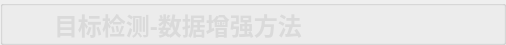
        <widget class="QGroupBox" name="groupBox">
         <property name="minimumSize">
          <size>
           <width>0</width>
           <height>45</height>
          </size>
         </property>
         <property name="maximumSize">
          <size>
           <width>16777215</width>
           <height>45</height>
          </size>
         </property>
         <property name="styleSheet">
          <string notr="true">#groupBox{
background-color: rgba(75, 75, 75, 200);
border: 0px solid #42adff;
border-left: 0px solid rgba(29, 83, 185, 255);
border-right: 0px solid rgba(29, 83, 185, 255);
border-bottom: 1px solid rgba(200, 200, 200,100);
;
border-radius:0px;}</string>
         </property>
         <property name="title">
          <string/>
         </property>
         <layout class="QHBoxLayout" name="horizontalLayout">
          <property name="spacing">
           <number>0</number>
          </property>
          <property name="topMargin">
           <number>0</number>
          </property>
          <property name="bottomMargin">
           <number>0</number>
          </property>
          <item>
           <widget class="QLabel" name="label_7">
            <property name="minimumSize">
             <size>
              <width>40</width>
              <height>40</height>
             </size>
            </property>
            <property name="maximumSize">
             <size>
              <width>40</width>
              <height>40</height>
             </size>
            </property>
            <property name="styleSheet">
             <string notr="true">image: url(:/img/icon/conan.png);</string>
            </property>
            <property name="text">
             <string/>
            </property>
           </widget>
          </item>
          <item>
           <widget class="QLabel" name="label_4">
            <property name="styleSheet">
             <string notr="true">QLabel
{
	font-size: 24px;
	font-family: &quot;Microsoft YaHei&quot;;
	font-weight: bold;
 		border-radius:9px;
		background:rgba(66, 195, 255, 0);
color: rgb(218, 218, 218);
}
</string>
            </property>
            <property name="text">
             <string>目标检测-数据增强方法</string>
            </property>
           </widget>
          </item>
          <item>
           <spacer name="horizontalSpacer">
            <property name="orientation">
             <enum>Qt::Horizontal</enum>
            </property>
            <property name="sizeHint" stdset="0">
             <size>
              <width>40</width>
              <height>20</height>
             </size>
            </property>
           </spacer>
          </item>
          <item>
           <layout class="QHBoxLayout" name="horizontalLayout_5">
            <property name="spacing">
             <number>0</number>
            </property>
            <item>
             <widget class="QPushButton" name="minButton">
              <property name="minimumSize">
               <size>
                <width>50</width>
                <height>28</height>
               </size>
              </property>
              <property name="maximumSize">
               <size>
                <width>50</width>
                <height>28</height>
               </size>
              </property>
              <property name="styleSheet">
               <string notr="true">QPushButton {
border-style: solid;
border-width: 0px;
border-radius: 0px;
background-color: rgba(223, 223, 223, 0);}
QPushButton::focus{outline: none;}
QPushButton::hover {
border-style: solid;
border-width: 0px;
border-radius: 0px;
background-color: rgba(223, 223, 223, 150);}</string>
              </property>
              <property name="text">
               <string/>
              </property>
              <property name="icon">
               <iconset>
                <normaloff>:/img/icon/最小化.png</normaloff>:/img/icon/最小化.png</iconset>
              </property>
             </widget>
            </item>
            <item>
             <widget class="QPushButton" name="maxButton">
              <property name="minimumSize">
               <size>
                <width>50</width>
                <height>28</height>
               </size>
              </property>
              <property name="maximumSize">
               <size>
                <width>50</width>
                <height>28</height>
               </size>
              </property>
              <property name="styleSheet">
               <string notr="true">QPushButton {
border-style: solid;
border-width: 0px;
border-radius: 0px;
background-color: rgba(223, 223, 223, 0);}
QPushButton::focus{outline: none;}
QPushButton::hover {
border-style: solid;
border-width: 0px;
border-radius: 0px;
background-color: rgba(223, 223, 223, 150);}</string>
              </property>
              <property name="text">
               <string/>
              </property>
              <property name="icon">
               <iconset>
                <normaloff>:/img/icon/正方形.png</normaloff>
                <activeon>:/img/icon/还原.png</activeon>
                <selectedon>:/img/icon/还原.png</selectedon>:/img/icon/正方形.png</iconset>
              </property>
              <property name="checkable">
               <bool>true</bool>
              </property>
             </widget>
            </item>
            <item>
             <widget class="QPushButton" name="closeButton">
              <property name="minimumSize">
               <size>
                <width>50</width>
                <height>28</height>
               </size>
              </property>
              <property name="maximumSize">
               <size>
                <width>50</width>
                <height>28</height>
               </size>
              </property>
              <property name="styleSheet">
               <string notr="true">QPushButton {
border-style: solid;
border-width: 0px;
border-radius: 0px;
background-color: rgba(223, 223, 223, 0);}
QPushButton::focus{outline: none;}
QPushButton::hover {
border-style: solid;
border-width: 0px;
border-radius: 0px;
background-color: rgba(223, 223, 223, 150);}</string>
              </property>
              <property name="text">
               <string/>
              </property>
              <property name="icon">
               <iconset>
                <normaloff>:/img/icon/关闭.png</normaloff>:/img/icon/关闭.png</iconset>
              </property>
             </widget>
            </item>
           </layout>
          </item>
         </layout>
        </widget>
